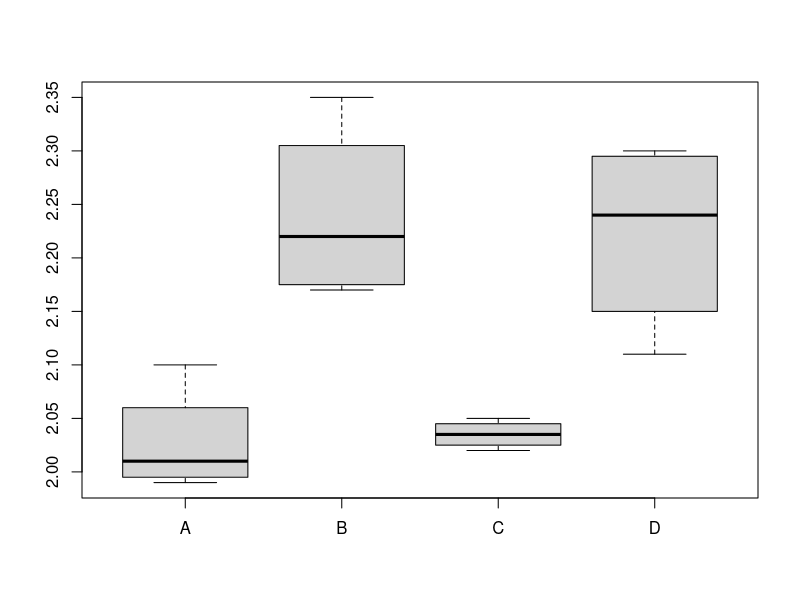
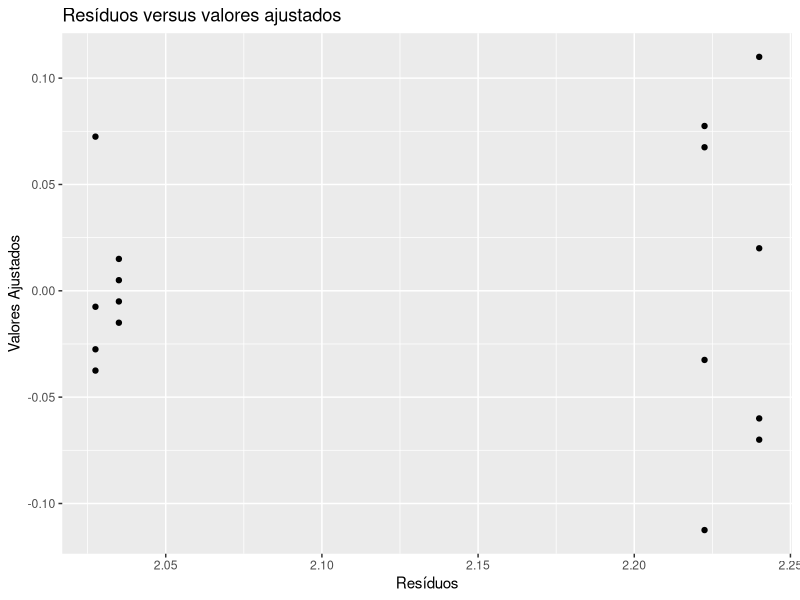

Reproduce these figures in R, in order.
## ---- chunk 1
knitr::opts_chunk$set(echo = TRUE)
library(tidyverse)
library(multcomp, quietly = T)
library(gmodels)
## ---- chunk 2
#Tabela 01

y <- c(2.10, 1.99, 2.02, 2.00, 2.35,2.26,2.18,2.17,2.02,2.04,2.03,2.05,2.19,2.11,2.29,2.30)

trat <- c(rep("A",4), rep("B",4), rep("C",4), rep("D",4))

trat <- as.factor(trat)

#creating a dataframe

df02 <- data.frame(trat,y)

#length of each treatment
n <- tapply(df02$y, df02$trat, length)

#mean of each treatment
means <- tapply(df02$y, df02$trat, mean)

#variances
sds <- tapply(df02$y, df02$trat, sd)

#summary dataframe

df02_ <- data.frame(n,means, round(sds,2))

## ---- chunk 3
length(trat)/16
## ---- chunk 4
#Verificando as pressuposições do para a ANOVA

# Analise Exploratoria rapida

boxplot(split(df02$y, df02$trat))
## ---- chunk 5
fit <- df02 %>% aov(y ~ trat, data = .)
## ---- chunk 6
ggplot() +
  geom_point(aes(y = fit$residuals, x = fit$fitted.values)) +
  labs( x= "Resíduos",
        y = "Valores Ajustados",
        title = "Resíduos versus valores ajustados")
## ---- chunk 7
shapiro.test(fit$residuals)
## ---- chunk 8
shapiro.test(fit$residuals)
## ---- chunk 9
summary(fit)
## ---- chunk 10

trat <- gl(4,4)

trat1 <- c(1,-1/3,-1/3,-1/3)
trat2 <- c(0,1,-1/2,-1/2)
trat3 <- c(0,0,1,-1)

contrasts(trat)<- cbind(trat1,
                        trat2,
                        trat3)

c1 <- rbind(trat1,
            trat2,
            trat3)

rownames(c1) <- paste("contr", 1:3, sep = "")
c1

mod2 <- aov(y ~ trat, data = df02, contrast = list(trat = make.contrasts(c1)))
summary(mod2, split = list(trat = 1:3))

fit.contrast(mod2, "trat", c1)
## ---- chunk 11
c1

## ---- chunk 12


modelo <- lm(y~trat, data = df02)
summary(glht(modelo,linfct=mcp(trat=trat1)))

## ---- chunk 13
summary(glht(modelo,linfct=mcp(trat=trat2)))
## ---- chunk 14

summary(glht(modelo,linfct=mcp(trat=trat3)))
